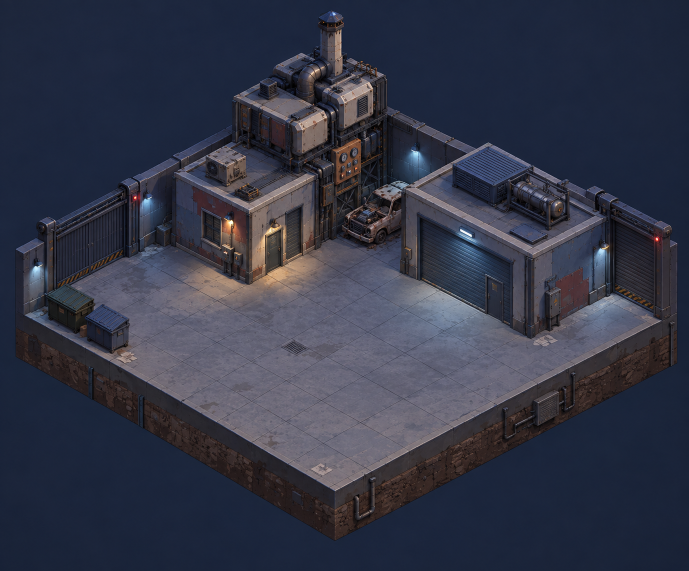
#> input picture outputs/20260910_151850_night_scrapyard_repair_cassette_rebuild/night_scrapyard_repair_cassette.png, 1377 x 1142 px (shown at 1/2 size)
$ python inspect.py
#> lines starting #> are read from the running program, lines starting #| are printed output that depends on the picture
from pathlib import Path
from PIL import Image
r=Path(__file__).resolve().parent
im=Image.open(r/'night_scrapyard_repair_cassette.png')
#> im is the input picture: PIL image 1377x1142 RGB; mean R, G, B 51.3, 54.6, 70.7
for name,box in [('junkyard',(330,330,650,585)),('repair',(800,360,1230,705)),('left_base_corner',(15,590,110,750)),('right_base_corner',(1290,580,1377,750))]:
    im.crop(box).resize(((box[2]-box[0])*2,(box[3]-box[1])*2)).save(r/(name+'_inspection_2x.png'))
#> this loop made 4 passes
#> pass 1, `im.crop(box).resize(((box[2]-box[0])*2,(box[3]-box[1])*2)).save(r/(nam..`:
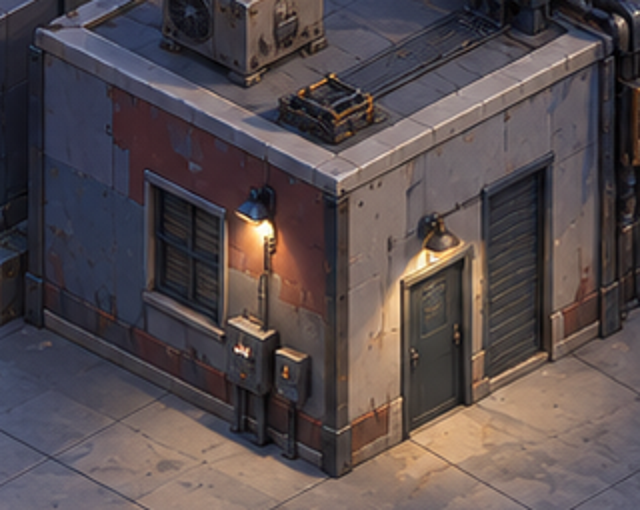
#> saved as junkyard_inspection_2x.png: PIL image 640x510 RGB; mean R, G, B 86.6, 76.2, 77.9
#> pass 2, `im.crop(box).resize(((box[2]-box[0])*2,(box[3]-box[1])*2)).save(r/(nam..`:
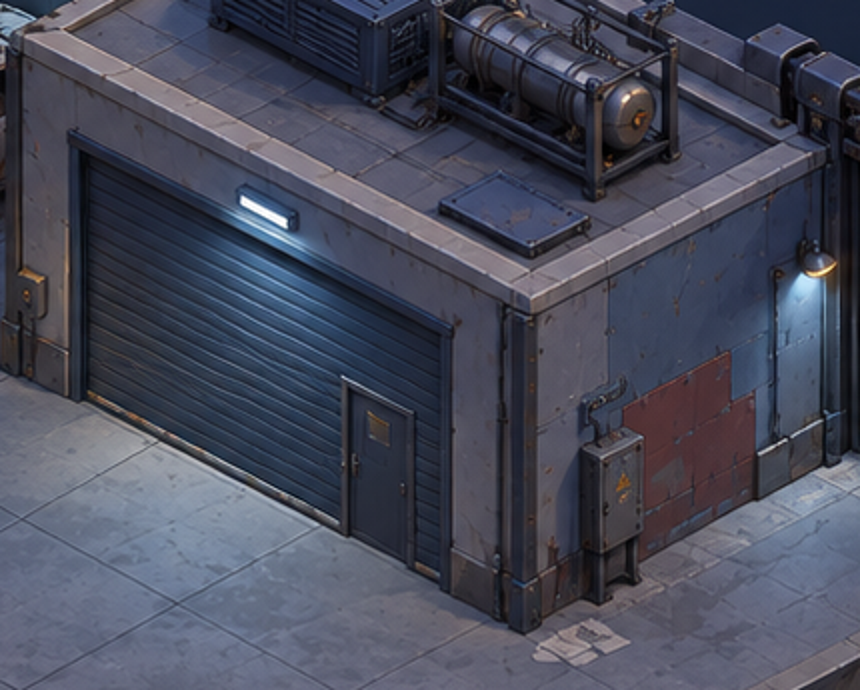
#> saved as repair_inspection_2x.png: PIL image 860x690 RGB; mean R, G, B 72, 74.8, 90.3
print(im.size)
#| (1377, 1142)
